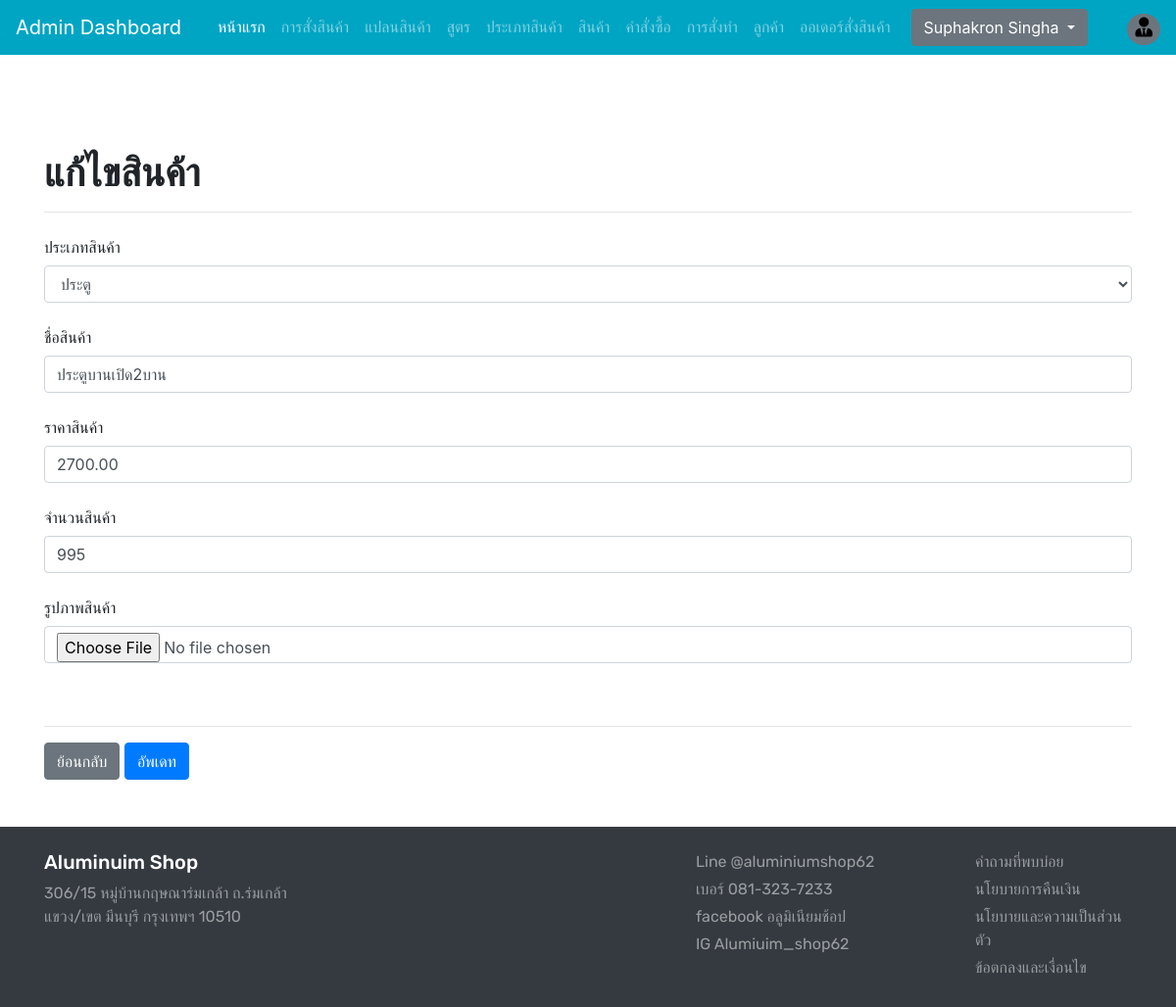
Before: /admin/adminupdateproduct.php?id=1 (signed in) with the older database file.
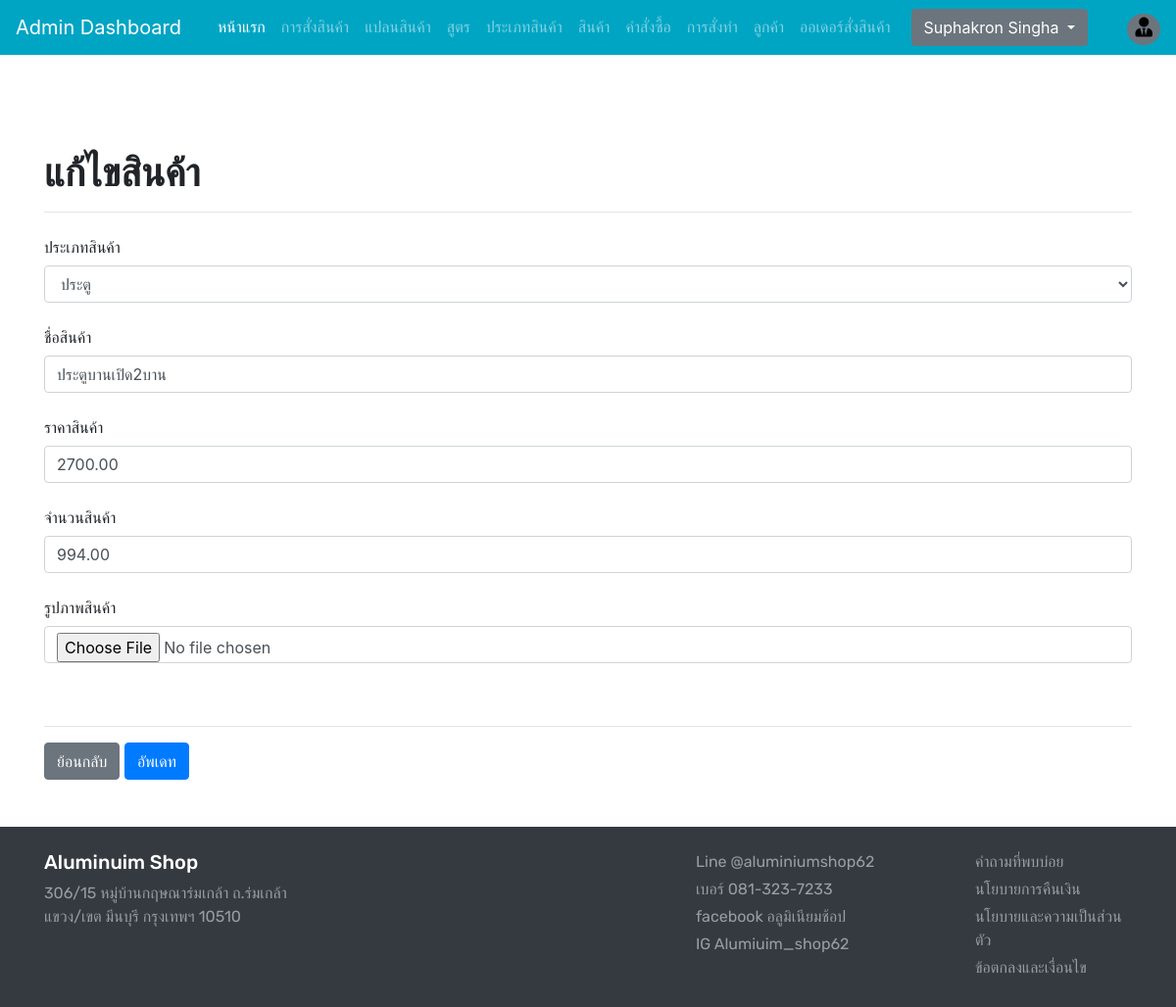
After: the same page with the newer database file.
### tables this page shows
CREATE TABLE `product` (
  `item_id` int(11) NOT NULL,
  `item_brand` int(11) NOT NULL,
  `item_name` varchar(255) NOT NULL,
  `item_price` double(10,2) NOT NULL,
  `item_image` varchar(255) NOT NULL,
  `item_register` datetime DEFAULT NULL,
  `item_qty` double(10,2) NOT NULL
);

### functions.php (called while the page is built, shortened)
<?php
require ('database/DBController.php');
require ('database/Cart.php');
require ('database/Test.php');
$db = new DBController();
$fetchdata = new Testproduct($db);
$updateproduct= new Testproduct($db);

### database/Test.php (called while the page is built, shortened)
<?php
class Testproduct
{
    public $db = null;
    public function __construct(DBController $db)
    {
        $this->db = $db;
    }
    public function innerjoinupdade($item_id) {
        $result = mysqli_query($this->db->con,
        "SELECT item_id,product.item_brand,producttype.productbrand,item_name,item_price,item_image,item_register,item_qty FROM product
        INNER JOIN producttype
        ON product.item_brand = producttype.producttype_id
        WHERE product.item_id = '$item_id'");
        return $result;
    }
    public function fetcatagory($itembrand) {
        $result = mysqli_query($this->db->con, "SELECT * FROM producttype WHERE producttype.producttype_id = '$itembrand'
        ORDER BY producttype_id asc");
        return $result;
    }
}

### database/DBController.php (called while the page is built, shortened)
<?php
class DBController
{
    protected $host = 'localhost';
    protected $user = 'root';
    protected $password = '';
    protected $database = "project";
    public function __construct()
    {
        $this->con = mysqli_connect($this->host, $this->user, $this->password, $this->database);
    }
}

### admin/adminupdateproduct.php (the view, shortened to what this page needs)
<?php
    if ($_SESSION['admin_id'] == "") {
        header("location: adminlogin.php");
    } else {
?>
<?php
include ('adminheader.php');
?>
<br>
<br>
<div class="container mt-5">
    <h1><strong>แก้ไขสินค้า</strong></h1>
    <hr>
    <?php
            $item_id = $_GET['id'];
            $sql = $updateproduct->innerjoinupdade($item_id);
            while($row = mysqli_fetch_array($sql)) {
    ?>
    <form action="adminupdateproductCheck.php" method="post" enctype="multipart/form-data">
        <div class="mb-3">
            <?php
                $itembrand = $row['item_brand'];
                $sql = $fetchdata->fetcatagory($itembrand);
                while($row1 = mysqli_fetch_array($sql)) {
            ?>
                <tr>
                <label for="item_brand" class="col-form-label">ประเภทสินค้า</label>
                    <td>
                        <select required class="form-control" name="item_brand">
                            <option type="text" value="<?php echo $row1['producttype_id']; ?>"><?php echo $row1['productbrand']; ?></option>
                        </select>
                    </td>
                </tr>
            <?php
                }
            ?>
        </div>
        <div class="mb-3">
            <label for="item_name" class="col-form-label">ชื่อสินค้า</label>
            <input type="text" value="<?php echo $row['item_name']; ?>" required class="form-control" name="item_name">
        </div>
        <div class="mb-3">
            <label for="item_price" class="col-form-label">ราคาสินค้า</label>
            <input type="text" value="<?php echo $row['item_price']; ?>" required class="form-control" name="item_price">
        </div>
        <div class="mb-3">
            <label for="item_qty" class="col-form-label">จำนวนสินค้า</label>
            <input type="text" value="<?php echo $row['item_qty']; ?>" required class="form-control" name="item_qty">
        </div>
        <div class="mb-3">
            <label for="item_image" class="col-form-label">รูปภาพสินค้า</label>
            <input type="file" class="form-control" id="imgInput" name="item_image">
            <br>
        </div>
        <hr>
    <?php } ?>
        <a href="adminproduct.php" class="btn btn-secondary">ย้อนกลับ</a>
        <button type="submit" name="update" class="btn btn-primary">อัพเดท</button>
    </form>
</div>
<br>
<br>
<?php
include ('adminfooter.php');
?>
<?php
}
?>

Changed rows visible on the page:
changed product "ประตูบานเปิด2บาน": item_qty "995" → "994.00"
